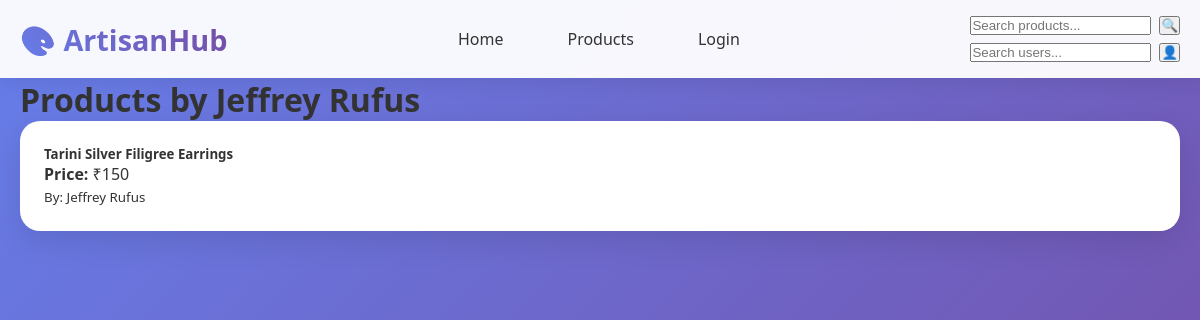
The page /user/3/products on the database its author committed.
### app_shop.py (models this page shows)
class User(Base):
    __tablename__ = "users"
    id = Column(Integer, primary_key=True, index=True)
    username = Column(String, unique=True, index=True)
    password = Column(String)
    is_admin = Column(Boolean, default=False)
    session_id = Column(String, unique=True, nullable=True)
    products = relationship("Product", back_populates="user")

class Product(Base):
    __tablename__ = "products"
    id = Column(Integer, primary_key=True, index=True)
    name = Column(String, index=True)
    details = Column(Text)
    price = Column(String)
    image_path = Column(String)
    user_id = Column(Integer, ForeignKey("users.id"))
    user = relationship("User", back_populates="products")
    __table_args__ = (UniqueConstraint('user_id', 'name', name='unique_user_product'),)

### app_shop.py (the view)
@app.get("/user/{user_id}/products", response_class=HTMLResponse)
def user_products(user_id: int, request: Request, db: Session = Depends(get_db)):
    user = db.query(User).filter(User.id == user_id).first()
    if not user:
        raise HTTPException(status_code=404, detail="User not found")
    products = db.query(Product).filter(Product.user_id == user_id).all()
    tpl = env.get_template("user_products.html")
    return tpl.render(
        title=f"Products by {user.username} - ArtisanHub",
        user=user,
        products=products
    )

### shop_data/templates/user_products.html (shortened to what this page needs)
{% extends 'base.html' %}
{% block content %}
<div class="container mt-4">
    <h1>Products by {{ user.username }}</h1>
    <div class="row mt-4">
        {% for product in products %}
        <div class="col-md-4 mb-4">
            <div class="card">
                <div class="card-body">
                    <h5 class="card-title">{{ product.name }}</h5>
                    <p class="card-text"><strong>Price:</strong> ₹{{ product.price }}</p>
                    <p class="card-text"><small class="text-muted">By: {{ product.user.username }}</small></p>
                </div>
            </div>
        </div>
        {% endfor %}
    </div>
</div>
{% endblock %}

### shop_data/static/styles.css (style rules this page uses)
* { margin: 0; padding: 0; box-sizing: border-box; }
body { font-family: 'Segoe UI', Tahoma, Geneva, Verdana, sans-serif; background: linear-gradient(135deg, #667eea 0%, #764ba2 100%); min-height: 100vh; color: #333; }
.container { max-width: 1200px; margin: 0 auto; padding: 0 20px; }
.card { background: white; border-radius: 20px; padding: 1.5rem; box-shadow: 0 10px 30px rgba(0,0,0,0.1); transition: transform 0.3s, box-shadow 0.3s; overflow: hidden; }

### rows shown on the page
User: username "Jeffrey Rufus"
Product: name "Tarini Silver Filigree Earrings", price "150", user.username "Jeffrey Rufus"
